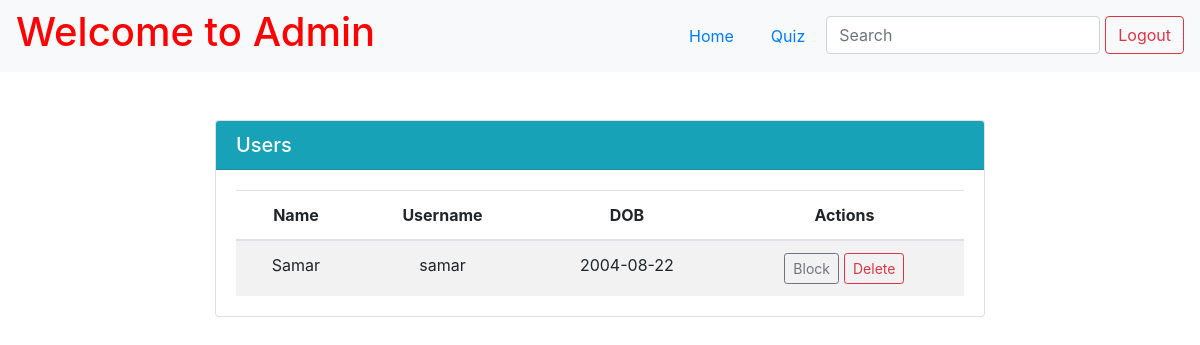
The page /admin/users (signed in) on the database as committed earlier.
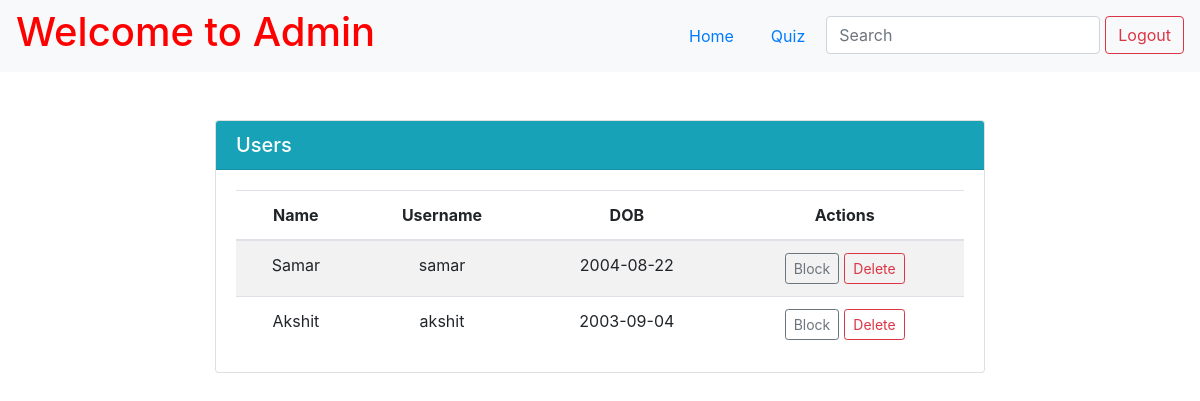
The same page on the database as committed later.
### app.py (models this page shows)
class User(db.Model):
    id = db.Column(db.Integer, primary_key=True)
    name = db.Column(db.String(255), nullable=False)
    username = db.Column(db.String(255), nullable=False, unique=True)
    password = db.Column(db.String(255), nullable=False)
    dob = db.Column(db.Date)
    deleted = db.Column(db.Boolean, default=0)
    blocked = db.Column(db.Boolean, default=0)
    score = db.relationship("Score", backref="user")

### app.py (the view, shortened to what this page needs)
@app.route("/admin/users")
@app.route("/admin/user/<action>/<int:id>", methods=["POST"])
def admin_users(action=None, id=None):
    if 'username' in session:
        admin = Admin.query.filter_by(username=session["username"]).first()
        if not admin:
            flash("Invalid Credentials!", "error")
            return redirect(url_for("index"))
    else:
        return redirect(url_for("index"))
    users = User.query.filter(User.deleted == 0).all()
    return render_template("admin_users.html", users=users)

### app.py (called while the page is built)
@app.after_request
def add_header(response):
    response.headers['Cache-Control'] = 'no-store, no-cache, must-revalidate, post-check=0, pre-check=0, max-age=0'
    response.headers['Pragma'] = 'no-cache'
    response.headers['Expires'] = '-1'
    return response

### templates/admin_users.html (shortened to what this page needs)
{% extends 'base.html' %}
{% block content %}
<div class="page-wrapper">
    <nav class="navbar navbar-expand-lg navbar-light bg-light">
        <a href="/admin/dashboard" style="text-decoration: none; color: red;">
            <h1>Welcome to Admin</h1>
        </a>
        <ul class="nav ml-auto">
            <li class="nav-item">
                <a class="nav-link" href="/admin/dashboard">Home</a>
            </li>
            <li class="nav-item">
                <a class="nav-link" href="/admin/quiz">Quiz</a>
            </li>
            <li class="nav-item">
                <input class="form-control" type="search" placeholder="Search" aria-label="Search" name="q"
                    hx-get="{{url_for('admin_search', type='user')}}" hx-trigger="keyup changed delay:500ms" hx-target="#search-results">
            </li>
            <li>
                <form action="/logout" class="d-inline">
                    <button type="submit" class="btn btn-outline-danger">Logout</button>
                </form>
            </li>
        </ul>
    </nav>
    <div id="search-results">
        {% if not search %}
        {% include 'users.html' %}
        {% endif %}
    </div>
</div>
{% endblock %}

### templates/users.html
<div class="d-flex justify-content-center mt-5">
    <div class="col-md-8">
        <div class="card">
            <div class="card-header bg-info text-white d-flex align-items-center justify-content-between">
                <h5 class="card-title m-0">Users</h5>
            </div>
            <div class="card-body">
                <table class="table table-striped mb-0 text-center">
                    <thead>
                        <tr>
                            <th class="text-center">Name</th>
                            <th class="text-center">Username</th>
                            <th class="text-center">DOB</th>
                            <th class="text-center">Actions</th>
                        </tr>
                    </thead>
                    <tbody>
                        {% for user in users %}
                        <tr>
                            <td class="text-center">{{ user.name }}</td>
                            <td class="text-center">{{ user.username }}</td>
                            <td class="text-center">{{ user.dob }}</td>
                            <td class="text-center">
                                <div class="d-flex justify-content-center">
                                    {% if user.blocked == 0 %}
                                    <form action="/admin/user/block/{{ user.id }}" method="post" class="mb-0 me-2">
                                        <button class="btn btn-outline-secondary btn-sm action_button" type="submit">Block</button>
                                    </form>
                                    {% else %}
                                    <form action="/admin/user/unblock/{{ user.id }}" method="post" class="mb-0 me-2">
                                        <button class="btn btn-outline-secondary btn-sm action_button" type="submit">Unblock</button>
                                    </form>
                                    {% endif %}
                                    <form action="/admin/user/delete/{{ user.id }}" method="post" onsubmit="return confirm('Are you sure you want to delete this user?');" class="mb-0">
                                        <button class="btn btn-outline-danger btn-sm" type="submit">Delete</button>
                                    </form>
                                </div>
                            </td>
                        </tr>
                        {% endfor %}
                    </tbody>
                </table>
            </div>
        </div>
    </div>
</div>

Rows that differ between the two databases and show on the page:
added User: name "Akshit", username "akshit", dob "2003-09-04"
